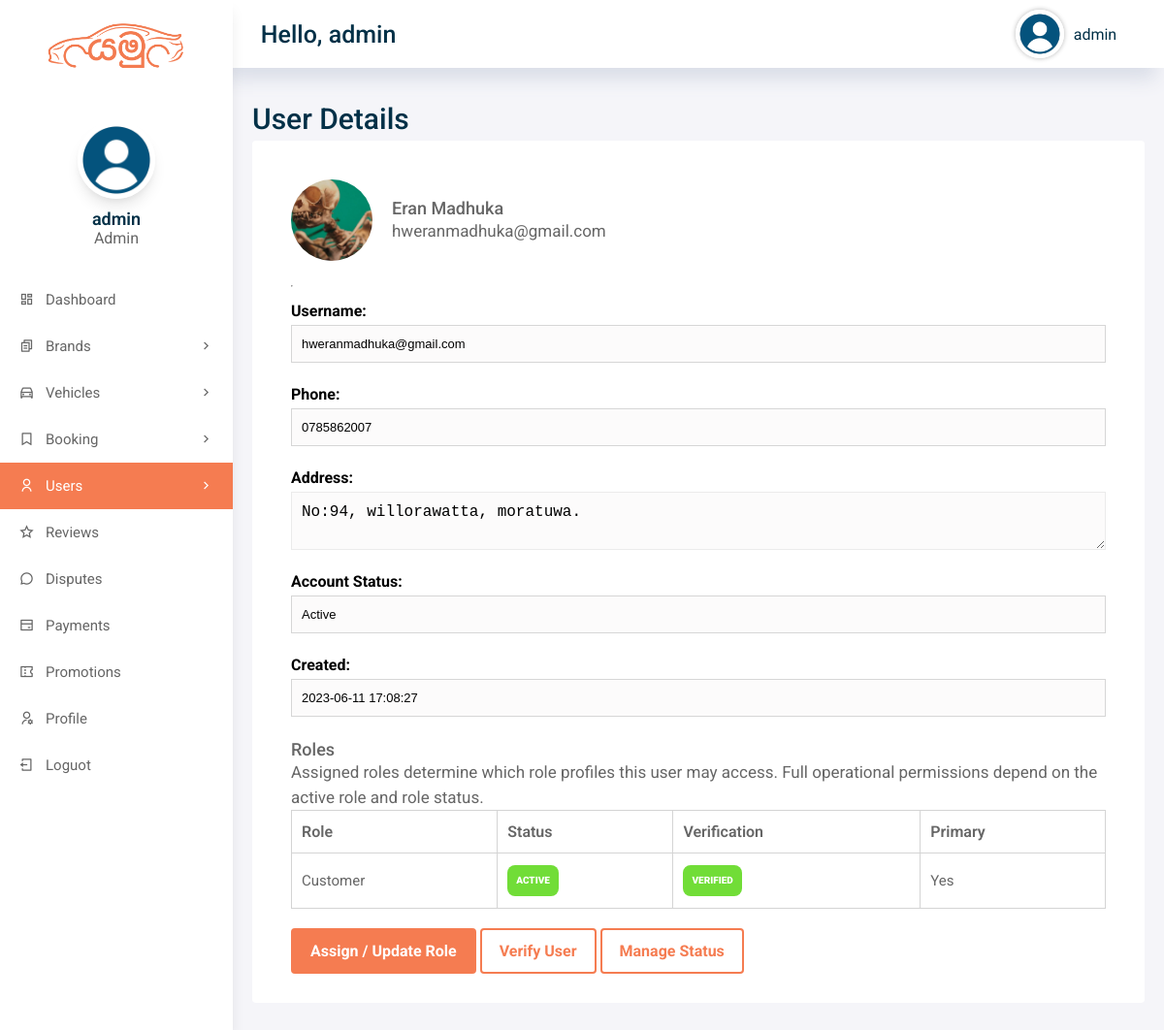
The page /admin/user-details.php?user_id=3 (signed in) on the database as committed earlier.
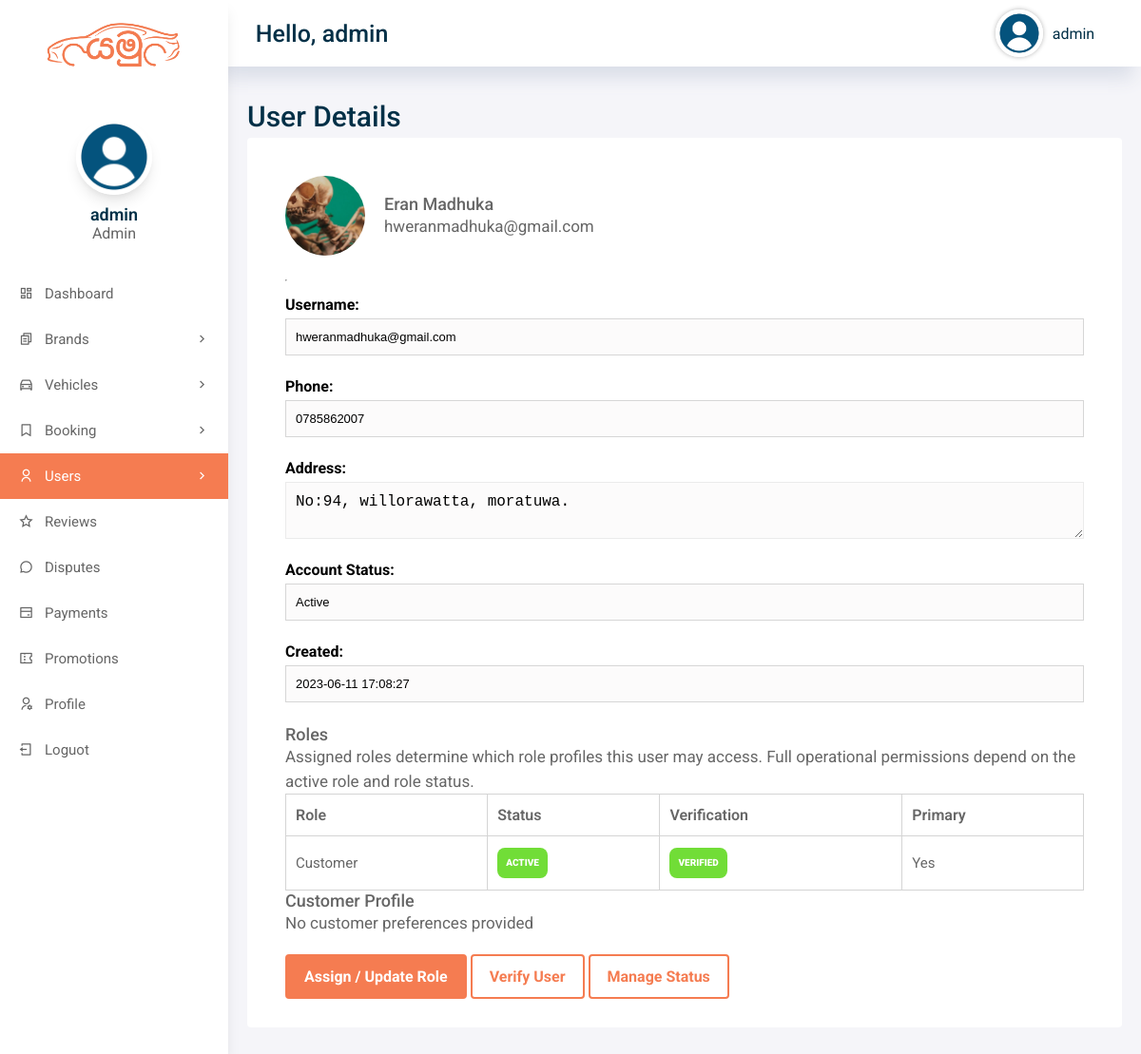
The same page on the database as committed later.
### tables this page shows
CREATE TABLE IF NOT EXISTS `users` (
  `user_id` int(11) NOT NULL AUTO_INCREMENT,
  `username` varchar(50) DEFAULT NULL,
  `password` varchar(50) DEFAULT NULL,
  `role` enum('admin','staff','driver','customer') NOT NULL DEFAULT 'customer',
  `full_name` varchar(255) DEFAULT NULL,
  `email` varchar(255) DEFAULT NULL,
  `address` longtext,
  `city` varchar(50) DEFAULT NULL,
  `phone` varchar(11) DEFAULT NULL,
  `dob` varchar(50) DEFAULT NULL,
  `license_or_nic` varchar(100) DEFAULT NULL,
  `verification_status` varchar(20) NOT NULL DEFAULT 'verified',
  `bio` longtext,
  `profile_pic` varchar(255) DEFAULT NULL,
  `account_status` varchar(20) NOT NULL DEFAULT 'active',
  `rag_date` datetime DEFAULT NULL,
  `created_at` datetime DEFAULT NULL,
  `updated_at` datetime DEFAULT NULL,
  PRIMARY KEY (`user_id`)
);

CREATE TABLE IF NOT EXISTS `user_roles` (
  `user_role_id` INT(11) NOT NULL AUTO_INCREMENT,
  `user_id` INT(11) NOT NULL,
  `role_key` VARCHAR(20) NOT NULL,
  `role_status` VARCHAR(20) NOT NULL DEFAULT 'active',
  `verification_status` VARCHAR(20) NOT NULL DEFAULT 'verified',
  `is_primary` TINYINT(1) NOT NULL DEFAULT 0,
  `assigned_by_user_id` INT(11) DEFAULT NULL,
  `verified_by_user_id` INT(11) DEFAULT NULL,
  `verified_at` DATETIME DEFAULT NULL,
  `notes` LONGTEXT DEFAULT NULL,
  `created_at` DATETIME DEFAULT CURRENT_TIMESTAMP,
  `updated_at` DATETIME DEFAULT CURRENT_TIMESTAMP ON UPDATE CURRENT_TIMESTAMP,
  PRIMARY KEY (`user_role_id`),
  UNIQUE KEY `uk_user_roles_user_role` (`user_id`, `role_key`),
  KEY `idx_user_roles_role_key` (`role_key`),
  KEY `idx_user_roles_role_status` (`role_status`),
  KEY `idx_user_roles_verification_status` (`verification_status`)
);

CREATE TABLE IF NOT EXISTS `customer_profiles` (
  `customer_profile_id` INT(11) NOT NULL AUTO_INCREMENT,
  `user_id` INT(11) NOT NULL,
  `preferences` LONGTEXT DEFAULT NULL,
  `created_at` DATETIME DEFAULT CURRENT_TIMESTAMP,
  `updated_at` DATETIME DEFAULT CURRENT_TIMESTAMP ON UPDATE CURRENT_TIMESTAMP,
  PRIMARY KEY (`customer_profile_id`),
  UNIQUE KEY `uk_customer_profile_user` (`user_id`)
);

### includes/auth.php (called while the page is built, shortened)
<?php
function yamu_e($value)
{
    return htmlspecialchars((string) $value, ENT_QUOTES, 'UTF-8');
}
function yamu_normalize_role($role)
{
    $role = strtolower(trim((string) $role));
    $allowedRoles = ['admin', 'staff', 'driver', 'customer'];
    return in_array($role, $allowedRoles, true) ? $role : 'customer';
}
function yamu_role_label($role)
{
    return ucfirst(yamu_normalize_role($role));
}
function yamu_normalize_account_status($status, $role = 'customer')
{
    $status = strtolower(trim((string) $status));
    $allowedStatuses = ['active', 'pending', 'verified', 'suspended', 'rejected', 'deactivated'];
    return $status;
}
function yamu_normalize_role_status($status, $role = 'customer')
{
    return yamu_normalize_account_status($status, $role);
}
function yamu_normalize_verification_status($status, $role = 'customer')
{
    $status = strtolower(trim((string) $status));
    $allowedStatuses = ['unverified', 'pending', 'approved', 'rejected', 'verified'];
    return $status;
}
function yamu_table_exists($conn, $tableName)
{
    $key = spl_object_hash($conn) . ':' . $tableName;
    $escapedTable = mysqli_real_escape_string($conn, (string) $tableName);
    $result = @mysqli_query($conn, "SHOW TABLES LIKE '{$escapedTable}'");
    $exists = $result instanceof mysqli_result && $result->num_rows > 0;
    return $exists;
}
function yamu_fetch_user_roles($conn, $userId, $fallbackRole = 'customer', $fallbackAccountStatus = 'active', $fallbackVerificationStatus = 'verified')
{
    $assignments = [];
    $userId = (int) $userId;
    if ($conn && $userId > 0 && yamu_table_exists($conn, 'user_roles')) {
        $stmt = $conn->prepare(
            'SELECT role_key, role_status, verification_status, is_primary
             FROM user_roles
             WHERE user_id = ?
             ORDER BY is_primary DESC, created_at ASC'
        );
        if ($stmt) {
            $stmt->bind_param('i', $userId);
            $stmt->execute();
            $result = $stmt->get_result();
            if ($result) {
                while ($row = $result->fetch_assoc()) {
                    $role = yamu_normalize_role($row['role_key'] ?? 'customer');
                    $assignments[$role] = [
                        'role' => $role,
                        'role_status' => yamu_normalize_role_status($row['role_status'] ?? yamu_default_account_status_for_role($role), $role),
                        'verification_status' => yamu_normalize_verification_status($row['verification_status'] ?? yamu_default_verification_status_for_role($role), $role),
                        'is_primary' => (int) ($row['is_primary'] ?? 0) === 1,
                    ];
                }
            }
        }
    }
    if (!empty($assignments)) {
        return $assignments;
    }
    $role = yamu_normalize_role($fallbackRole);
    $assignments[$role] = [
        'role' => $role,
        'role_status' => yamu_normalize_role_status($fallbackAccountStatus, $role),
        'verification_status' => yamu_normalize_verification_status($fallbackVerificationStatus, $role),
        'is_primary' => true,
    ];
    return $assignments;
}
function yamu_badge_class($status)
{
    $status = strtolower(trim((string) $status));
    if (in_array($status, ['active', 'approved', 'verified', 'confirmed', 'completed', 'paid', 'available', 'good', 'visible', 'resolved'], true)) {
        return 'Status-conpleted-badge';
    }
    return 'Status-inactive-badge';
}
function yamu_fetch_user_by_id($conn, $userId)
{
    $stmt = $conn->prepare('SELECT * FROM users WHERE user_id = ? LIMIT 1');
    $stmt->bind_param('i', $userId);
    $stmt->execute();
    $result = $stmt->get_result();
    $row = $result ? $result->fetch_assoc() : null;
    return $row ?: null;
}
function yamu_fetch_role_profile($conn, $userId, $role)
{
    $userId = (int) $userId;
    $role = yamu_normalize_role($role);
    $tableByRole = [
        'customer' => 'customer_profiles',
        'driver' => 'driver_profiles',
        'staff' => 'staff_profiles',
        'admin' => 'admin_profiles',
    ];
    $table = $tableByRole[$role] ?? null;
    if (!$table || !yamu_table_exists($conn, $table)) {
        return null;
    }
    $stmt = $conn->prepare("SELECT * FROM {$table} WHERE user_id = ? LIMIT 1");
    $stmt->bind_param('i', $userId);
    $stmt->execute();
    $result = $stmt->get_result();
    $profile = $result ? $result->fetch_assoc() : null;
    return $profile ?: null;
}

### admin/user-details.php (the view, shortened to what the rows shown need)
<?php
    require_once __DIR__ . '/../includes/auth.php';
    include 'includes/config.php';
    $userId = (int) ($_GET['user_id'] ?? 0);
    $user = yamu_fetch_user_by_id($conn, $userId);
    $assignments = yamu_fetch_user_roles(
        $conn,
        $userId,
        $user['role'] ?? 'customer',
        $user['account_status'] ?? 'active',
        $user['verification_status'] ?? 'verified'
    );
    $customerProfile = yamu_fetch_role_profile($conn, $userId, 'customer');
?>
<!DOCTYPE html>
<html lang="en">
<head>
    <?php include('includes/header.php'); ?>
</head>
<body>
    <div class="grid-container">
        <?php include('includes/aside.php'); ?>
        <main class="main">
            <h2>User Details</h2>
            <div class="main-cards">
                <div class="card">
                    <div class="row" style="align-items: center; gap: 20px;">
                        <img src="../assets/images/uploads/avatar/<?php echo yamu_e($user['profile_pic'] ?: 'avatar.png'); ?>" alt="avatar" class="table-avatar" style="width: 84px; height: 84px;">
                        <div>
                            <h3><?php echo yamu_e($user['full_name']); ?></h3>
                            <p><?php echo yamu_e($user['email']); ?></p>
                        </div>
                    </div>
                    <hr>
                    <div class="form-group">
                        <label>Username:</label>
                        <input type="text" value="<?php echo yamu_e($user['username']); ?>" readonly>
                    </div>
                    <div class="form-group">
                        <label>Phone:</label>
                        <input type="text" value="<?php echo yamu_e($user['phone']); ?>" readonly>
                    </div>
                    <div class="form-group">
                        <label>Address:</label>
                        <textarea readonly><?php echo yamu_e($user['address']); ?></textarea>
                    </div>
                    <div class="form-group">
                        <label>Account Status:</label>
                        <input type="text" value="<?php echo yamu_e(ucfirst($user['account_status'])); ?>" readonly>
                    </div>
                    <div class="form-group">
                        <label>Created:</label>
                        <input type="text" value="<?php echo yamu_e($user['created_at'] ?: $user['rag_date']); ?>" readonly>
                    </div>
                    <h3>Roles</h3>
                    <p>Assigned roles determine which role profiles this user may access. Full operational permissions depend on the active role and role status.</p>
                    <table id="table">
                        <thead>
                            <tr>
                                <th>Role</th>
                                <th>Status</th>
                                <th>Verification</th>
                                <th>Primary</th>
                            </tr>
                        </thead>
                        <tbody class="table-body">
                            <?php foreach ($assignments as $roleKey => $assignment) { ?>
                                <tr>
                                    <td><?php echo yamu_e(yamu_role_label($roleKey)); ?></td>
                                    <td><span class="<?php echo yamu_e(yamu_badge_class($assignment['role_status'] ?? 'active')); ?>"><?php echo yamu_e(ucfirst($assignment['role_status'] ?? 'active')); ?></span></td>
                                    <td><span class="<?php echo yamu_e(yamu_badge_class($assignment['verification_status'] ?? 'verified')); ?>"><?php echo yamu_e(ucfirst($assignment['verification_status'] ?? 'verified')); ?></span></td>
                                    <td><?php echo !empty($assignment['is_primary']) ? 'Yes' : 'No'; ?></td>
                                </tr>
                            <?php } ?>
                        </tbody>
                    </table>
                    <?php if (isset($assignments['customer']) && $customerProfile) { ?>
                        <h3>Customer Profile</h3>
                        <p><?php echo yamu_e($customerProfile['preferences'] ?? 'No customer preferences provided'); ?></p>
                    <?php } ?>
                    <div class="form-submit" style="margin-top: 20px;">
                        <a href="user-roles.php?user_id=<?php echo $userId; ?>" class="btn main-btn">Assign / Update Role</a>
                        <a href="user-verify.php?user_id=<?php echo $userId; ?>" class="btn second-btn">Verify User</a>
                        <a href="user-status.php?user_id=<?php echo $userId; ?>" class="btn second-btn">Manage Status</a>
                    </div>
                </div>
            </div>
        </main>
    </div>
</body>
</html>

Rows that differ between the two databases and show on the page:
no longer on one of the page's lists (row unchanged): users: account_status "ACTIVE", verification_status "VERIFIED"
added user_roles: roleKey "Customer", role_status "ACTIVE", verification_status "VERIFIED", is_primary "Yes"
added customer_profiles: preferences "No customer preferences provided"
Other text that changed with them:
text now shown: "Customer Profile"
